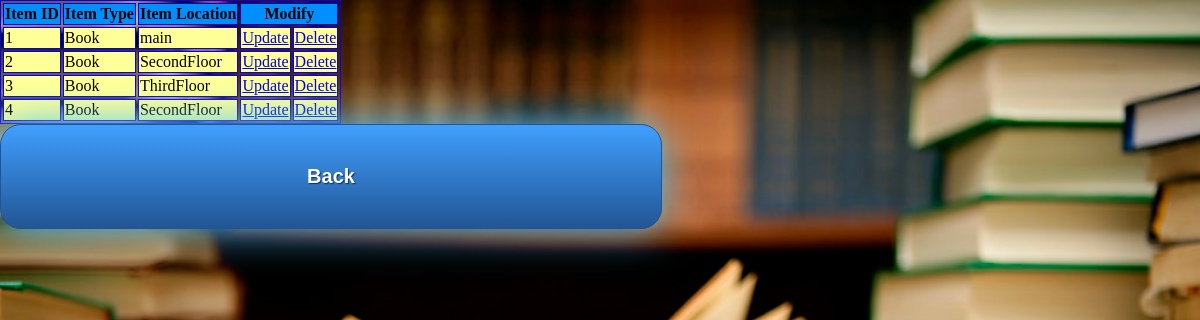
Screenshot of /viewInventory.php with the database file from the repository.
### tables this page shows
CREATE TABLE `inventory` (
  `Item_ID` varchar(11) NOT NULL,
  `Item_Type` varchar(50) NOT NULL,
  `Item_Location` varchar(50) NOT NULL
);

### viewInventory.php (the view, shortened to what this page needs)
<html>
	<link rel="stylesheet" type="text/css" href="main.css">
		<body>
			<?php
			$con=mysqli_connect("localhost","root","","lms");
			$result = mysqli_query($con,"SELECT * FROM inventory");
			echo "<table border='1' BORDERCOLOR='#0000FF'>
			<tr style='background-color:#008FFF'>
			<th>Item ID</th>
			<th>Item Type</th>
			<th>Item Location</th>
			<th colspan='2'>Modify</th>
			</tr>";
			while($row = mysqli_fetch_array($result)){
				echo '<tr style="background-color:#ffff99">';
				echo "<td>" . $row['Item_ID'] . "</td>";
				echo "<td>" . $row['Item_Type'] . "</td>";
				echo "<td>" . $row['Item_Location'] . "</td>";
				echo "<td><a href='updateItem.php?Item_ID= " . $row['Item_ID'] ."&amp;Item_Type= " . $row['Item_Type']. "'>Update</a></td>";
				echo "<td><a onClick= \"return confirm('Do you want to delete this user?')\" href='viewInventory.php?job=delete&amp;Item_ID= " . $row['Item_ID'] . "'>Delete</a></td>";
				echo "</tr>";
			}
			echo "</table>";
			?>
			<a class="button" href="librarian.php">Back</a>
		</body>
</html>

### main.css (style rules this page uses)
.button { width: 500px; display: inline-block; text-align: center; vertical-align: middle; padding: 40px 80px; border: 1px solid #225594; border-radius: 21px; background: #40a0ff; background: -webkit-gradient(linear, left top, left bottom, from(#40a0ff), to(#225594)); background: -moz-linear-gradient(top, #40a0ff, #225594); background: linear-gradient(to bottom, #40a0ff, #225594); -webkit-box-shadow: #4dc0ff 0px 0px 40px 0px; -moz-box-shadow: #4dc0ff 0px 0px 40px 0px; box-shadow: #4dc0ff 0px 0px 40px 0px; text-shadow: #143257 1px 1px 1px; font: normal normal bold 20px arial; color: #ffffff; text-decoration: none; }
body, html { height: 100%; margin: 0; }
body { background-image: url("img/library.png"); height: 100%; background-position: center; background-repeat: no-repeat; background-size: cover; }

### rows the page displays
inventory: Item_ID "1", Item_Type "Book", Item_Location "main"
inventory: Item_ID "2", Item_Type "Book", Item_Location "SecondFloor"
inventory: Item_ID "3", Item_Type "Book", Item_Location "ThirdFloor"
inventory: Item_ID "4", Item_Type "Book", Item_Location "SecondFloor"
